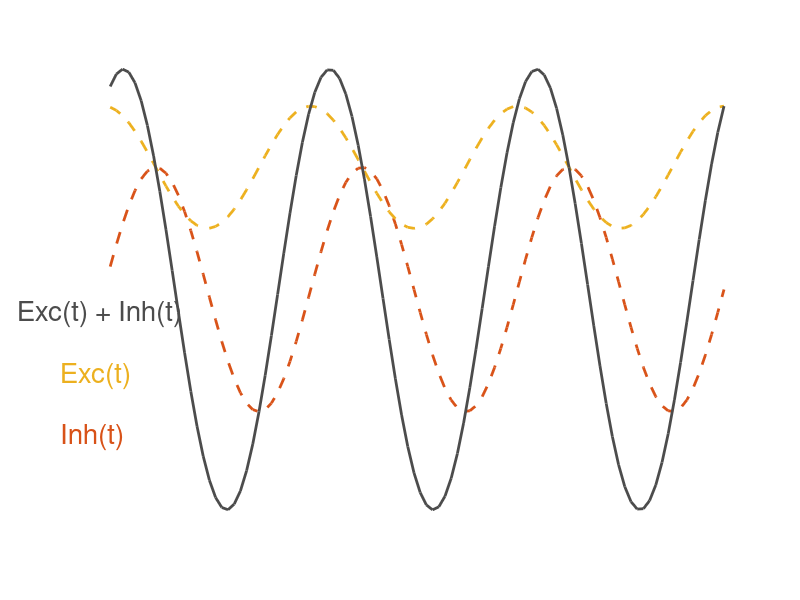

The MATLAB script that drew this image: (Note: this script raises an error after producing the figure.)
function OsciCurrents
%%
%%

x=[1:100]/100;
cc=colormap('lines');
gray = [1 1 1]*0.3;

figure(1);clf
f0 = 3;
phi = pi/2; 
plot(x,[sin(2*pi*f0*x)-1],'--','color',cc(2,:),'LineWidth',2); 
hold on; 
plot(x,[;0.5*sin(2*pi*f0*x+phi)],'--','color',cc(3,:),'LineWidth',2); 
plot(x,[sin(2*pi*f0*x)-1+1.5*sin(2*pi*f0*x+phi)],'color',gray,'LineWidth',2); 
hold off
axis off
text(-0.07,-2.2,'Inh(t)','color',cc(2,:),'FontSize',20)
text(-0.07,-1.7,'Exc(t)','color',cc(3,:),'FontSize',20)
text(-0.14,-1.2,'Exc(t) + Inh(t)','color',gray,'FontSize',20)
%Lines([0.37 0.37],[0 0.8],'k');
Lines([0.37],[-0.2 1],'k','-',2);
annotation('arrow',[0.45 0.42],[0.72 0.72],'LineWidth',3,'color','k');
PrintFig('/u12/caro/tex/present/Tuebingen/OsciCurrents1',1)

figure(2);clf
f0=3;
phi=-pi/2;
plot(x,[sin(2*pi*f0*x)-1],'--','color',cc(2,:),'LineWidth',2); 
hold on; 
plot(x,[0.5*sin(2*pi*f0*x+phi)],'--','color',cc(3,:),'LineWidth',2); 
plot(x,[sin(2*pi*f0*x)-1+1.5*sin(2*pi*f0*x+phi)],'color',gray,'LineWidth',2); 
hold off
axis off
text(-0.07,-0.2,'Inh(t)','color',cc(2,:),'FontSize',20)
text(-0.07,0.3,'Exc(t)','color',cc(3,:),'FontSize',20)
text(-0.14,0.8,'Exc(t) + Inh(t)','color',gray,'FontSize',20)
Lines([0.47],[-0.2 1],'k','-',2);
annotation('arrow',[0.45 0.49],[0.72 0.72],'LineWidth',3,'color','k');
PrintFig('/u12/caro/tex/present/Tuebingen/OsciCurrents2',1)
%colormap('default');
